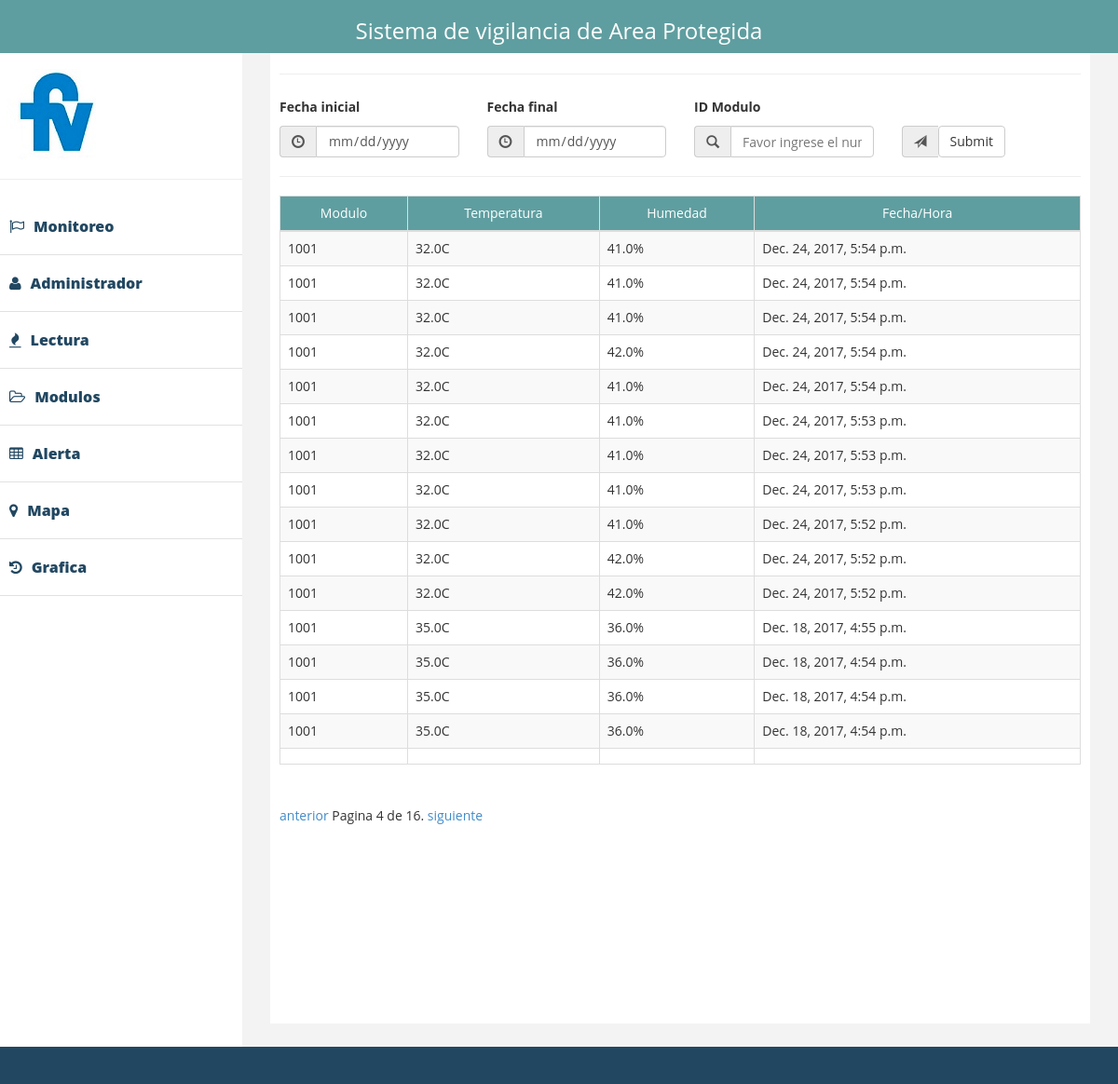
The app's page /interface/lectura/?page=4 with its own data.
### interface/models.py (models this page shows)
class LecturaTempHume(models.Model):
    temperatura     = models.FloatField(blank=True, null=True)
    humedad         = models.FloatField(blank=True, null=True)
    tiempo       = models.DateTimeField(auto_now=True, )
    modulo = models.CharField(max_length=8)

### interface/views.py (the view)
def lectura(request):
    context = querrys(request, LecturaTempHume)
    return render(request, 'lecture.html', context)

### templates/lecture.html (shortened to what this page needs)
{% extends 'index.html' %}
{% block table %}
    <thead id="head-th">
    <hr/>
    <tr>
        <td>Modulo</td>
        <td>Temperatura</td>
        <td>Humedad</td>
        <td>Fecha/Hora</td>
    </tr>
    </thead>
    <tbody>
    {% for ob in Object_list %}
        <tr>
            <td>{{ ob.modulo }} </td>
            <td>{{ ob.temperatura }}C</td>
            <td>{{ ob.humedad }}%</td>
            <td>{{ ob.tiempo }}</td>
        </tr>
    {% endfor %}
            <td>{{ ob.modulo }}</td>
            <td>{{ ob.temperatura }}</td>
            <td>{{ ob.humedad }}</td>
            <td>{{ ob.tiempo }}</td>
    </tbody>
{% endblock %}

### static/assets/css/custom.css (style rules this page uses)
body { font-family: 'Open Sans', sans-serif; line-height:30px; }

### static/css/styles.css (style rules this page uses)
#head-th { background-color: cadetblue; color: white; text-align: center; }
html, body { height: 100%; margin: 0; padding: 0; }

### records on screen
LecturaTempHume: modulo "1001", temperatura "32.0", humedad "41.0", tiempo "Dec. 24, 2017, 5:54 p.m."
LecturaTempHume: modulo "1001", temperatura "32.0", humedad "41.0", tiempo "Dec. 24, 2017, 5:54 p.m."
LecturaTempHume: modulo "1001", temperatura "32.0", humedad "41.0", tiempo "Dec. 24, 2017, 5:54 p.m."
LecturaTempHume: modulo "1001", temperatura "32.0", humedad "42.0", tiempo "Dec. 24, 2017, 5:54 p.m."
LecturaTempHume: modulo "1001", temperatura "32.0", humedad "41.0", tiempo "Dec. 24, 2017, 5:54 p.m."
LecturaTempHume: modulo "1001", temperatura "32.0", humedad "41.0", tiempo "Dec. 24, 2017, 5:53 p.m."
LecturaTempHume: modulo "1001", temperatura "32.0", humedad "41.0", tiempo "Dec. 24, 2017, 5:53 p.m."
LecturaTempHume: modulo "1001", temperatura "32.0", humedad "41.0", tiempo "Dec. 24, 2017, 5:53 p.m."
LecturaTempHume: modulo "1001", temperatura "32.0", humedad "41.0", tiempo "Dec. 24, 2017, 5:52 p.m."
LecturaTempHume: modulo "1001", temperatura "32.0", humedad "42.0", tiempo "Dec. 24, 2017, 5:52 p.m."
LecturaTempHume: modulo "1001", temperatura "32.0", humedad "42.0", tiempo "Dec. 24, 2017, 5:52 p.m."
LecturaTempHume: modulo "1001", temperatura "35.0", humedad "36.0", tiempo "Dec. 18, 2017, 4:55 p.m."
LecturaTempHume: modulo "1001", temperatura "35.0", humedad "36.0", tiempo "Dec. 18, 2017, 4:54 p.m."
LecturaTempHume: modulo "1001", temperatura "35.0", humedad "36.0", tiempo "Dec. 18, 2017, 4:54 p.m."
LecturaTempHume: modulo "1001", temperatura "35.0", humedad "36.0", tiempo "Dec. 18, 2017, 4:54 p.m."

### other values on screen
{{ Object_list.number }} "4"
{{ Object_list.paginator.num_pages }} "16"
